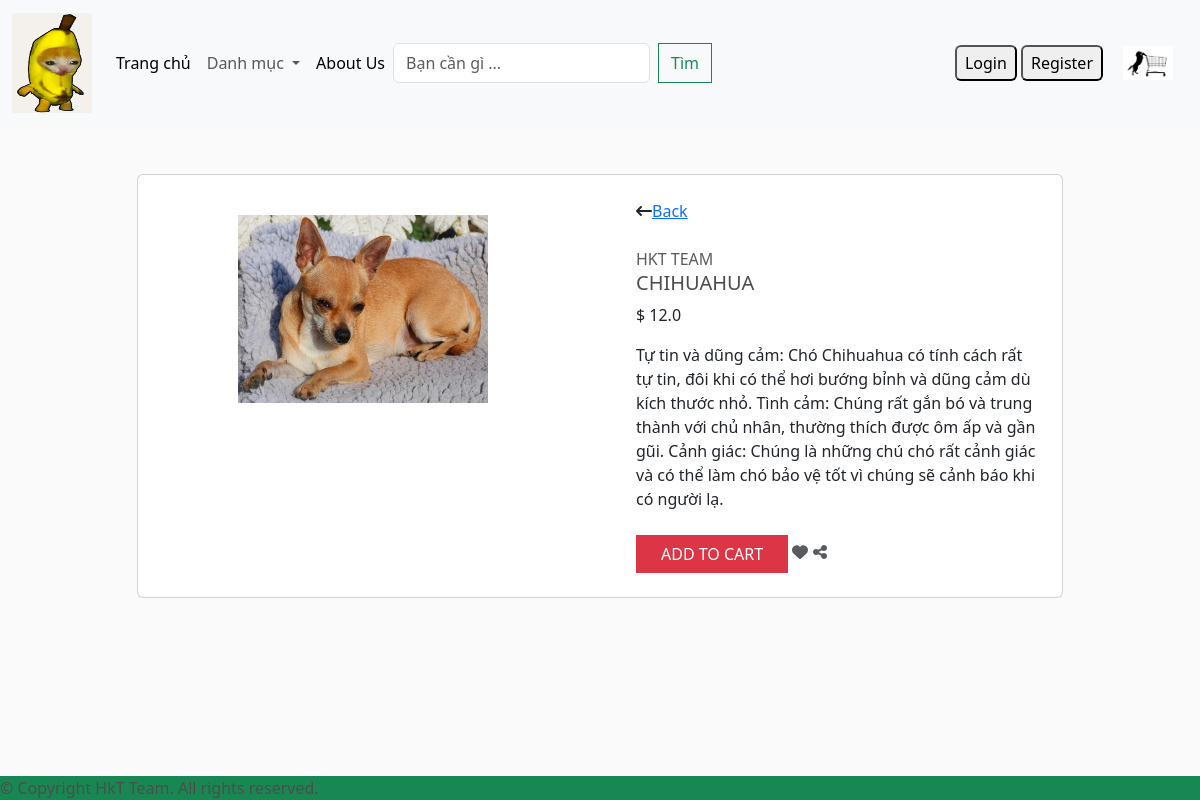
/detail/?id=41, run on the app's committed database.
### app/models.py (models this page shows, shortened)
class Product(models.Model):
    category = models.ManyToManyField(Category,related_name='product')
    name = models.CharField(max_length=200, null=True)
    price = models.FloatField()
    digital = models.BooleanField(default=False, null=True, blank=False)
    image = models.ImageField(null=True, blank=True)
    detail = models.TextField(null=True, blank=True)

### app/views.py (the view)
# urls.py: path('detail/', views.detail, name="detail"),
def detail(request):
    user_not_login = "hidden"
    user_login = "show"
    if request.user.is_authenticated:
        customer = request.user
        order, created = Order.objects.get_or_create(customer=customer, complete=False)
        items = order.orderitem_set.all()
        cartItems = order.get_cart_items()  # Call the method to get cart items
        user_not_login = "hidden"
        user_login = "show"
    else:
        items = []
        order = {'get_cart_items': 0, 'get_cart_total': 0}
        cartItems = order['get_cart_items']
        user_not_login = "show"
        user_login = "hidden"
    id = request.GET.get('id','')
    products = Product.objects.filter(id=id)
    categories = Category.objects.filter(is_sub =False)
    context = {'products':products,'categories': categories,'products': products, 'cartItems': cartItems, 'user_not_login': user_not_login, 'user_login': user_login}
    return render(request, 'app/detail.html', context)

### app/templates/app/detail.html (shortened to what this page needs)
{% extends 'app/base.html' %}
{% load static %}
    {% block register %}
    {% for product in products  %}
    <div class="container mt-5 mb-5">
      <div class="row d-flex justify-content-center">
          <div class="col-md-10">
              <div class="card">
                  <div class="row">
                      <div class="col-md-6">
                          <div class="images p-3">
                              <div class="text-center p-4"> <img id="main-image" src="{{product.image.url}}" width="250" /> </div>
                          </div>
                      </div>
                      <div class="col-md-6">
                          <div class="product p-4">
                              <div class="d-flex justify-content-between align-items-center">
                                  <div class="d-flex align-items-center"> <i class="fa fa-long-arrow-left"></i> <span class="ml-1"><a href= "{% url 'home' %}">Back</a></span>
                                  </div>
                              </div>
                              <div class="mt-4 mb-3"> <span class="text-uppercase text-muted brand">HKT TEAM</span>
                                  <h5 class="text-uppercase">{{product.name}}</h5>
                                  <div class="price d-flex flex-row align-items-center"> <span class="act-price">$ {{product.price}}</span>
                                  </div>
                              </div>
                              <p class="about">{{product.detail}}</p>
                              <div class="cart mt-4 align-items-center">
                                <button data-product="{{ product.id }}" data-action="add" class="btn btn-danger text-uppercase mr-2 px-4 add-btn update-cart">Add to cart</button> <i class="fa fa-heart text-muted"></i> <i class="fa fa-share-alt text-muted"></i> </div>
                          </div>
                      </div>
                  </div>
              </div>
          </div>
      </div>
  </div>
    {% endfor %}
    {% endblock register %}

### app/static/app/css/style.css (style rules this page uses)
* { margin: 0; padding: 0; box-sizing: border-box; }
body { background-color: hsl(0, 0%, 98%); color: hsl(0, 0%, 30%); }
h1, h2, h3, h4, h5, h6 { color: inherit; }
.product { border-radius: 0 0 4px 4px; }
.btn { border-radius: 0; }

### app/static/app/css/main.css (style rules this page uses)
body { background-color: hsl(0, 0%, 98%); }
h1, h2, h3, h4, h5, h6 { color: hsl(0, 0%, 30%); }
.product { border-radius: 0 0 4px 4px; }
.btn { border-radius: 0; }

### data on the page
Product: image (picture), name "CHIHUAHUA", price "12.0", detail "Tự tin và dũng cảm: Chó Chihuahua có tính cách rất tự tin, đôi khi có thể hơi bướng bỉnh và dũng cảm dù kích thước nhỏ. Tình cảm: Chúng rất gắn bó và trung thành với chủ nhân, thường thích được ôm ấp và gần gũi. Cảnh giác: Chúng là những chú chó rất cảnh giác và có thể làm chó bảo vệ tốt vì chúng sẽ cảnh báo khi có người lạ."
